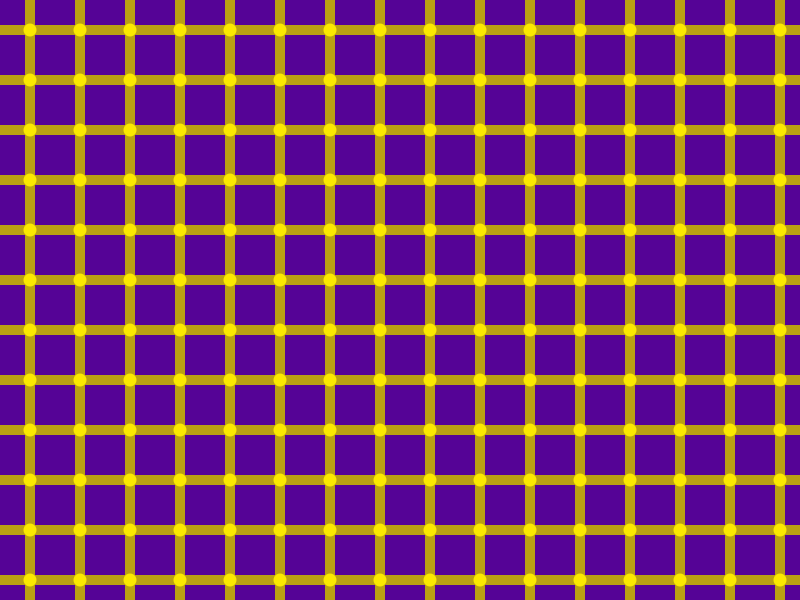
Frame 1 (no input)
Frame 60 (the mouse pressed at the canvas centre just before this capture): identical to frame 1, image omitted
Frame 120 (the mouse held since frame 60 and released just before this capture): identical to frame 1, image omitted

The Processing sketch that drew this single still picture (run headless with seeded random() and noise(); from frame 60 on, the mouse is pressed at the canvas centre):

// Processing sketch: processing_104990
// ── processing_104990.pde

void setup() {
  size(800, 600);
  background(85, 3, 150);
  colorMode(RGB, 255);
  noStroke();
}
void draw() {
  for (int i=25;i<height;i+=50) {
    fill(186, 161, 19);
    rect(0, i, width, 10);
  }

  for (int i=25;i<width;i+=50) {
    fill(186, 161, 19);
    rect(i, 0, 10, height);
  }
  for (int i=30;i<height;i+=50)
  {
    for(int j=30;j<width;j+=50)
    {
      fill(251,234,0);
      ellipse(j,i,13,13);
    }
  }
}
